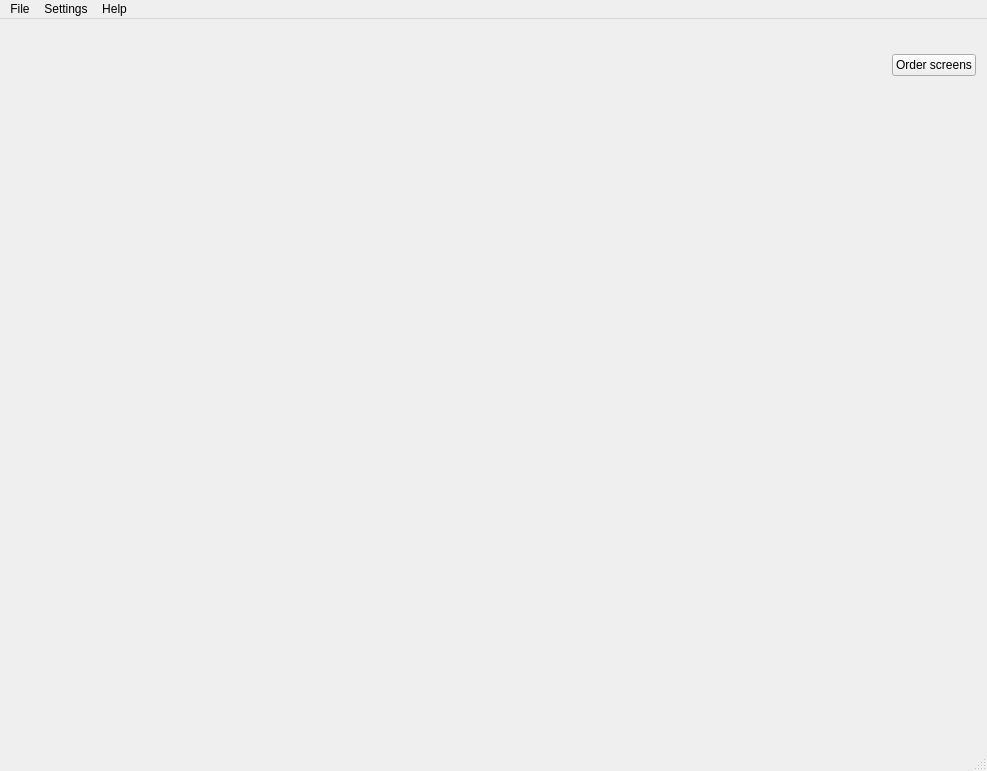
<?xml version="1.0" encoding="UTF-8"?>
<ui version="4.0">
 <class>MainWindowClass</class>
 <widget class="QMainWindow" name="MainWindowClass">
  <property name="geometry">
   <rect>
    <x>0</x>
    <y>0</y>
    <width>987</width>
    <height>771</height>
   </rect>
  </property>
  <property name="windowTitle">
   <string>Hardware Monitor Applet Settings</string>
  </property>
  <property name="windowIcon">
   <iconset resource="../mainwindow.qrc">
    <normaloff>:/MainWindow/Resources/icon.png</normaloff>:/MainWindow/Resources/icon.png</iconset>
  </property>
  <widget class="QWidget" name="centralWidget">
   <layout class="QVBoxLayout" name="verticalLayout">
    <item>
     <layout class="QHBoxLayout" name="horizontalLayout">
      <property name="sizeConstraint">
       <enum>QLayout::SetMaximumSize</enum>
      </property>
      <item>
       <widget class="QPushButton" name="AddScreen_Button">
        <property name="minimumSize">
         <size>
          <width>70</width>
          <height>70</height>
         </size>
        </property>
        <property name="maximumSize">
         <size>
          <width>70</width>
          <height>70</height>
         </size>
        </property>
        <property name="styleSheet">
         <string notr="true">QPushButton
{
background-image: url(:/MainWindow/Resources/Add.png);
border: none;
margin: 0px;
padding: 0px;
}

QPushButton:hover { 
	background-image: url(:/MainWindow/Resources/Add_hover.png);
}</string>
        </property>
        <property name="text">
         <string/>
        </property>
       </widget>
      </item>
      <item>
       <spacer name="horizontalSpacer">
        <property name="orientation">
         <enum>Qt::Horizontal</enum>
        </property>
        <property name="sizeHint" stdset="0">
         <size>
          <width>40</width>
          <height>20</height>
         </size>
        </property>
       </spacer>
      </item>
      <item>
       <widget class="QPushButton" name="Order_pushButton">
        <property name="text">
         <string>Order screens</string>
        </property>
       </widget>
      </item>
     </layout>
    </item>
    <item>
     <widget class="QScrollArea" name="scrollArea">
      <property name="frameShape">
       <enum>QFrame::NoFrame</enum>
      </property>
      <property name="frameShadow">
       <enum>QFrame::Plain</enum>
      </property>
      <property name="verticalScrollBarPolicy">
       <enum>Qt::ScrollBarAsNeeded</enum>
      </property>
      <property name="horizontalScrollBarPolicy">
       <enum>Qt::ScrollBarAsNeeded</enum>
      </property>
      <property name="sizeAdjustPolicy">
       <enum>QAbstractScrollArea::AdjustToContents</enum>
      </property>
      <property name="widgetResizable">
       <bool>true</bool>
      </property>
      <widget class="QWidget" name="scrollAreaWidgetContents">
       <property name="geometry">
        <rect>
         <x>0</x>
         <y>0</y>
         <width>969</width>
         <height>631</height>
        </rect>
       </property>
       <layout class="QHBoxLayout" name="horizontalLayout_2">
        <item>
         <widget class="QWidget" name="widget" native="true">
          <layout class="QVBoxLayout" name="verticalLayout_2">
           <item>
            <layout class="QVBoxLayout" name="ScreenList_Layout"/>
           </item>
           <item>
            <spacer name="verticalSpacer">
             <property name="orientation">
              <enum>Qt::Vertical</enum>
             </property>
             <property name="sizeHint" stdset="0">
              <size>
               <width>20</width>
               <height>40</height>
              </size>
             </property>
            </spacer>
           </item>
          </layout>
         </widget>
        </item>
       </layout>
      </widget>
     </widget>
    </item>
   </layout>
  </widget>
  <widget class="QStatusBar" name="statusBar"/>
  <widget class="QMenuBar" name="menuBar">
   <property name="geometry">
    <rect>
     <x>0</x>
     <y>0</y>
     <width>987</width>
     <height>22</height>
    </rect>
   </property>
   <widget class="QMenu" name="menuFile">
    <property name="title">
     <string>File</string>
    </property>
    <addaction name="actionClose"/>
    <addaction name="actionExit"/>
   </widget>
   <widget class="QMenu" name="menuSettings">
    <property name="title">
     <string>Settings</string>
    </property>
    <widget class="QMenu" name="menuTemperature_Unit">
     <property name="title">
      <string>Temperature Unit</string>
     </property>
     <addaction name="actionCelsius"/>
     <addaction name="actionFahrenheit"/>
    </widget>
    <widget class="QMenu" name="menuAutostart">
     <property name="title">
      <string>Autostart</string>
     </property>
     <addaction name="actionEnable"/>
     <addaction name="actionDisable"/>
    </widget>
    <addaction name="menuTemperature_Unit"/>
    <addaction name="menuAutostart"/>
    <addaction name="actionChange_InfluxDb_settings"/>
   </widget>
   <widget class="QMenu" name="menuHelp">
    <property name="title">
     <string>Help</string>
    </property>
    <addaction name="actionReport_a_bug"/>
    <addaction name="actionAbout"/>
   </widget>
   <addaction name="menuFile"/>
   <addaction name="menuSettings"/>
   <addaction name="menuHelp"/>
  </widget>
  <action name="actionHelp">
   <property name="text">
    <string>Help</string>
   </property>
  </action>
  <action name="actionReport_a_bug">
   <property name="text">
    <string>Report a bug</string>
   </property>
  </action>
  <action name="actionAbout">
   <property name="text">
    <string>About</string>
   </property>
  </action>
  <action name="actionLoad">
   <property name="text">
    <string>Load</string>
   </property>
  </action>
  <action name="actionExit">
   <property name="text">
    <string>Exit</string>
   </property>
  </action>
  <action name="actionClose">
   <property name="text">
    <string>Go to background</string>
   </property>
  </action>
  <action name="actionCelsius">
   <property name="checkable">
    <bool>true</bool>
   </property>
   <property name="checked">
    <bool>true</bool>
   </property>
   <property name="text">
    <string>Celsius</string>
   </property>
  </action>
  <action name="actionGeneral_Background">
   <property name="text">
    <string>General Background</string>
   </property>
  </action>
  <action name="actionFahrenheit">
   <property name="checkable">
    <bool>true</bool>
   </property>
   <property name="text">
    <string>Fahrenheit</string>
   </property>
  </action>
  <action name="actionHWiNFO">
   <property name="checkable">
    <bool>true</bool>
   </property>
   <property name="checked">
    <bool>true</bool>
   </property>
   <property name="text">
    <string>HWiNFO</string>
   </property>
  </action>
  <action name="actionOpen_Hardware_Monitor">
   <property name="checkable">
    <bool>true</bool>
   </property>
   <property name="text">
    <string>Open Hardware Monitor</string>
   </property>
  </action>
  <action name="actionBackup">
   <property name="text">
    <string>Backup</string>
   </property>
  </action>
  <action name="action1_s">
   <property name="checkable">
    <bool>true</bool>
   </property>
   <property name="text">
    <string>1 s</string>
   </property>
  </action>
  <action name="action2_s">
   <property name="checkable">
    <bool>true</bool>
   </property>
   <property name="text">
    <string>2 s</string>
   </property>
  </action>
  <action name="action5s">
   <property name="checkable">
    <bool>true</bool>
   </property>
   <property name="checked">
    <bool>true</bool>
   </property>
   <property name="text">
    <string>5 s</string>
   </property>
  </action>
  <action name="action10s">
   <property name="checkable">
    <bool>true</bool>
   </property>
   <property name="text">
    <string>10 s</string>
   </property>
  </action>
  <action name="actionEnable">
   <property name="checkable">
    <bool>true</bool>
   </property>
   <property name="checked">
    <bool>true</bool>
   </property>
   <property name="text">
    <string>Enable</string>
   </property>
  </action>
  <action name="actionDisable">
   <property name="checkable">
    <bool>true</bool>
   </property>
   <property name="text">
    <string>Disable</string>
   </property>
  </action>
  <action name="actionChange_InfluxDb_settings">
   <property name="text">
    <string>Change InfluxDb settings</string>
   </property>
  </action>
 </widget>
 <layoutdefault spacing="6" margin="11"/>
 <resources>
  <include location="../mainwindow.qrc"/>
 </resources>
 <connections/>
</ui>
